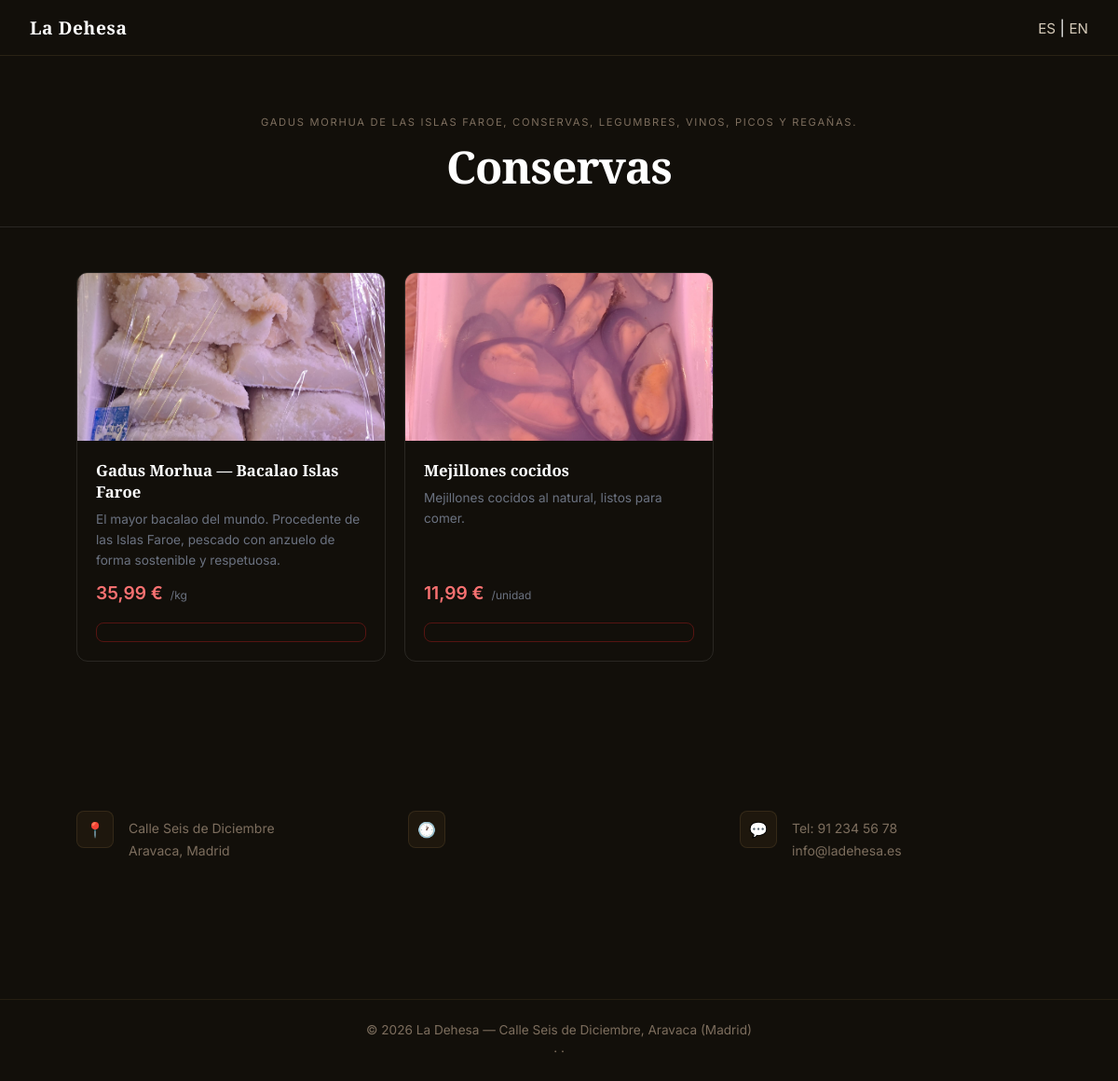
The app's page /app/views/catalogo/conservas.php with its own data.
### tables this page shows
CREATE TABLE secciones (
    id INT UNSIGNED AUTO_INCREMENT PRIMARY KEY,
    nombre VARCHAR(100) NOT NULL,
    slug VARCHAR(100) NOT NULL UNIQUE,
    descripcion TEXT,
    descripcion_en TEXT,
    orden TINYINT UNSIGNED NOT NULL DEFAULT 0
);

CREATE TABLE productos (
    id INT UNSIGNED AUTO_INCREMENT PRIMARY KEY,
    id_seccion INT UNSIGNED NOT NULL,
    nombre VARCHAR(200) NOT NULL,
    nombre_en VARCHAR(200),
    descripcion TEXT,
    descripcion_en TEXT,
    precio DECIMAL(10,2) NOT NULL,
    unidad_medida ENUM('kg','g','100g','unidad','bandeja','pack','blister') NOT NULL DEFAULT 'unidad',
    stock DECIMAL(10,3) NOT NULL DEFAULT 0,
    foto VARCHAR(255),
    disponible TINYINT(1) NOT NULL DEFAULT 1,
    created_at TIMESTAMP DEFAULT CURRENT_TIMESTAMP,
    FOREIGN KEY (id_seccion) REFERENCES secciones(id) ON DELETE CASCADE
);

### app/models/Producto.php (called while the page is built, shortened)
<?php
class Producto {
    public static function seccion($pdo, $slug) {
        $stmt = $pdo->prepare("SELECT * FROM secciones WHERE slug = ? LIMIT 1");
        $stmt->execute([$slug]);
        $resultado = $stmt->fetch();
        if ($resultado) {
            return $resultado;
        }
        return null;
    }
    public static function porSeccion($pdo, $idSeccion) {
        $sql = "SELECT p.*, pr.id AS id_promo, pr.precio_promocional
                FROM productos p
                LEFT JOIN promociones pr ON pr.id_producto = p.id
                    AND pr.activa = 1
                    AND CURDATE() BETWEEN pr.fecha_inicio AND pr.fecha_fin
                WHERE p.id_seccion = ? AND p.disponible = 1
                ORDER BY p.nombre";
        $stmt = $pdo->prepare($sql);
        $stmt->execute([$idSeccion]);
        return $stmt->fetchAll();
    }
}

### app/views/catalogo/conservas.php (the view, shortened to what this page needs)
<?php
require_once __DIR__ . '/../../../config/db.php';
require_once __DIR__ . '/../../models/Producto.php';
$slug = 'conservas';
$seccion = Producto::seccion($pdo, $slug);
$productos = Producto::porSeccion($pdo, $seccion['id']);
require __DIR__ . '/../layout/header.php';
?>
<link rel="stylesheet" href="/Carniceria/crm/public/css/catalogo.css">
<div class="catalogo-header">
    <p class="secciones-tag"><?= htmlspecialchars(($idioma === 'en' && !empty($seccion['descripcion_en'])) ? $seccion['descripcion_en'] : $seccion['descripcion']) ?></p>
    <h1><?= $idioma === 'en' ? 'Preserves & Cod' : 'Conservas' ?></h1>
</div>
<div class="catalogo-grid">
    <?php foreach ($productos as $p): ?>
        <?php
        $enPromo = $p['precio_promocional'] != null;
        $nombre_mostrar = ($idioma === 'en' && !empty($p['nombre_en'])) ? $p['nombre_en'] : $p['nombre'];
        $desc_mostrar = ($idioma === 'en' && !empty($p['descripcion_en'])) ? $p['descripcion_en'] : $p['descripcion'];
        ?>
        <div class="producto-card" id="card-<?= $p['id'] ?>">
            <div class="producto-foto">
                <?php if ($p['foto']): ?>
                    <img src="/Carniceria/crm/public/img/productos/conservas/<?= htmlspecialchars($p['foto']) ?>"
                         alt="<?= htmlspecialchars($nombre_mostrar) ?>">
                <?php endif; ?>
            </div>
            <div class="producto-info">
                <h3><?= htmlspecialchars($nombre_mostrar) ?></h3>
                <p><?= htmlspecialchars($desc_mostrar) ?></p>
                <div class="producto-precio">
                    <?php if ($enPromo): ?>
                        <span class="precio-original"><?= number_format($p['precio'], 2, ',', '.') ?> €</span>
                        <span class="precio-actual"><?= number_format($p['precio_promocional'], 2, ',', '.') ?> €</span>
                    <?php else: ?>
                        <span class="precio-actual"><?= number_format($p['precio'], 2, ',', '.') ?> €</span>
                    <?php endif; ?>
                    <span class="precio-kg">/<?= htmlspecialchars($p['unidad_medida'] ?? 'unidad') ?></span>
                </div>
                <?php if ((float)$p['stock'] <= 0): ?>
                    <span class="badge-agotado"><?= $t['badge_agotado'] ?></span>
                <?php else: ?>
                <a href="/Carniceria/crm/app/views/auth/login.php" class="btn-carrito"><?= $t['anadir_carrito'] ?></a>
                <?php endif; ?>
            </div>
        </div>
    <?php endforeach; ?>
</div>
<?php require __DIR__ . '/../layout/footer.php'; ?>

### public/css/index.css (style rules this page uses)
*, *::before, *::after { box-sizing: border-box; margin: 0; padding: 0; }
body { padding-top: 60px; }
body { font-family: 'Inter', sans-serif; background: #120f0a; color: white; }
.secciones-tag { text-align: center; color: #7d6e5e; font-size: 0.7rem; letter-spacing: 0.15em; text-transform: uppercase; margin-bottom: 0.5rem; }

### public/css/catalogo.css (style rules this page uses)
.catalogo-header { text-align: center; padding: 4rem 2rem 2rem; border-bottom: 1px solid rgba(255,255,255,0.1); }
.catalogo-header h1 { font-family: 'Playfair Display', serif; font-size: clamp(2rem, 5vw, 3rem); font-weight: 600; letter-spacing: -0.02em; margin-top: 0.5rem; }
.catalogo-grid { display: grid; grid-template-columns: repeat(auto-fill, minmax(260px, 1fr)); gap: 1.25rem; max-width: 1100px; margin: 0 auto; padding: 3rem 2rem 5rem; }
.producto-card { border: 1px solid rgba(255,255,255,0.1); border-radius: 12px; overflow: hidden; display: flex; flex-direction: column; transition: border-color 0.2s, background 0.2s; }
.producto-foto { background: rgba(255,255,255,0.04); height: 180px; display: flex; align-items: center; justify-content: center; position: relative; overflow: hidden; }
.producto-foto img { width: 100%; height: 100%; object-fit: cover; }
.producto-info { padding: 1.25rem; display: flex; flex-direction: column; flex: 1; gap: 0.5rem; }
.producto-info h3 { font-family: 'Playfair Display', serif; font-size: 1.05rem; font-weight: 600; }
.producto-info p { color: #6b7280; font-size: 0.85rem; line-height: 1.6; flex: 1; }
.producto-precio { display: flex; align-items: baseline; gap: 0.5rem; margin-top: 0.25rem; }
.precio-actual { font-size: 1.2rem; font-weight: 600; color: #f87171; }
.precio-kg { font-size: 0.75rem; color: #6b7280; }
.btn-carrito { margin-top: 0.75rem; width: 100%; background: transparent; border: 1px solid rgba(153,27,27,0.5); color: #f87171; font-size: 0.875rem; font-weight: 500; padding: 0.6rem 1rem; border-radius: 8px; cursor: pointer; transition: background 0.2s, border-color 0.2s; }

### records on screen
secciones: descripcion "GADUS MORHUA DE LAS ISLAS FAROE, CONSERVAS, LEGUMBRES, VINOS, PICOS Y REGAÑAS."
productos: foto (picture), nombre "Gadus Morhua — Bacalao Islas Faroe", descripcion "El mayor bacalao del mundo. Procedente de las Islas Faroe, pescado con anzuelo de forma sostenible y respetuosa.", precio "35,99", unidad_medida "kg"
productos: foto (picture), nombre "Mejillones cocidos", descripcion "Mejillones cocidos al natural, listos para comer.", precio "11,99", unidad_medida "unidad"
